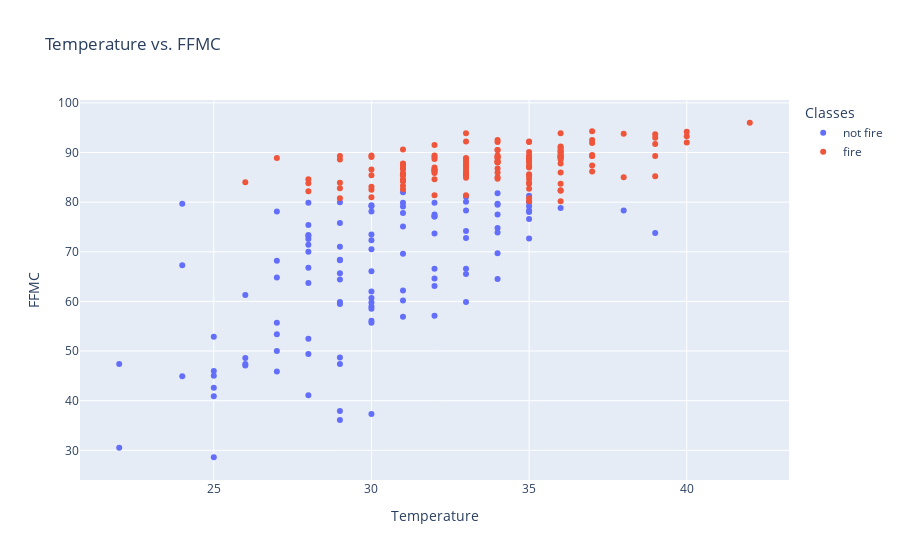
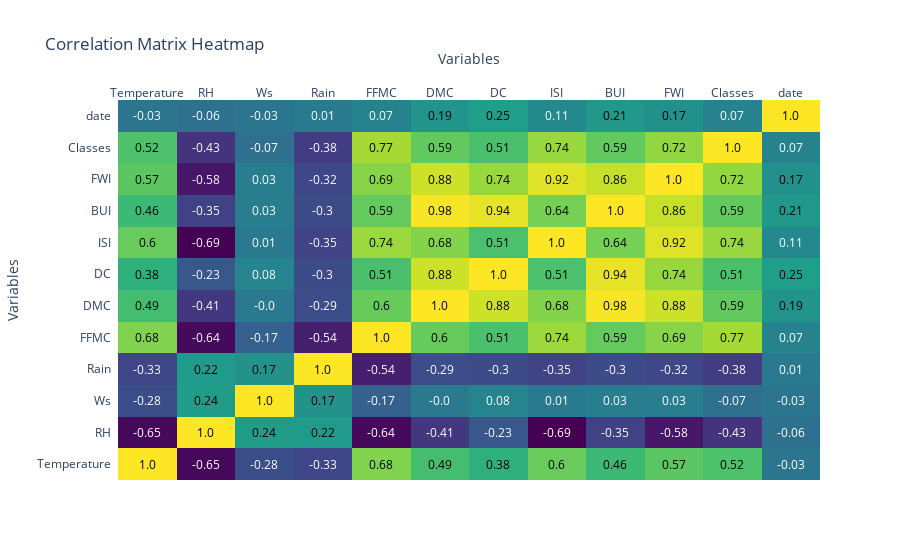

Here is the notebook cell these charts were saved with, in order:
### Markdown cell above
### Steps

1. Separated data into fire and no fire data
2. Ran t-test analysis on the variables against fire and no fire data to see how much they differ between groups, and whether they are statistically significant (on 0.05 level)

### Findings

- **Significant Features:** Temperature, RH, Rain, FFMC, DMC, DC, ISI, BUI, and FWI show significant differences between fire and no fire groups.
- **Non-Significant Feature:** Wind Speed (Ws) does not show a significant difference between the groups.

### Notes

- Out of the significant features, FFMC had the greatest difference between fire and no fire groups. Therefore, it will be used as an example in following analyses.

### Code cell
import plotly.express as px
import plotly.figure_factory as ff

pd.set_option('future.no_silent_downcasting', True)

fig = px.scatter(data, x='Temperature', y='FFMC', color='Classes', title='Temperature vs. FFMC')
fig.show()

data['Classes'] = data['Classes'].replace({'fire': 1, 'not fire': 0})

correlation_matrix = data.corr()
fig = ff.create_annotated_heatmap(
    z=correlation_matrix.values,
    x=list(correlation_matrix.columns),
    y=list(correlation_matrix.index),
    annotation_text=correlation_matrix.round(2).values,
    colorscale='Viridis'
)
fig.update_layout(title='Correlation Matrix Heatmap', xaxis_title='Variables', yaxis_title='Variables')
fig.show()

### Figure 1 — Plotly figure (JSON) as saved in the notebook; plotly's stock layout.template omitted (floating-point values rounded to 4 significant figures; data arrays with more than 128 entries replaced by an {"elided": "..."} marker saying what was removed)
{"data": [{"hovertemplate": "Classes=not fire<br>Temperature=%{x}<br>FFMC=%{y}<extra></extra>", "legendgroup": "not fire", "marker": {"color": "#636efa", "symbol": "circle"}, "mode": "markers", "name": "not fire", "orientation": "v", "showlegend": true, "type": "scatter", "x": [29, 29, 26, 25, 27, 25, 28, 27, 30, 28, 29, 30, 31, 31, 30, 31, 32, 29, 27, 32, 33, 35, 32, 33, 33, 31, 34, 34, 30, 28, 28, 27, 28, 36, 35, 35, 32, 35, 35, 28, 25, 22, 25, 29, 29, 31, 30, 30, 33, 30, 29, 25, 22, 24, 30, 31, 32, 29, 26, 31, 32, 26, 25, 32, 30, 29, 30, 32, 28, 27, 30, 27, 28, 29, 31, 33, 32, 31, 33, 33, 34, 28, 34, 34, 33, 39, 35, 29, 38, 30, 34, 35, 29, 28, 30, 30, 34, 29, 30, 34, 26, 28, 28, 27, 24, 24], "xaxis": "x", "y": [65.7, 64.4, 47.1, 28.6, 64.8, 52.9, 73.2, 50, 59, 49.4, 36.1, 37.3, 56.9, 79.9, 59.8, 79.1, 79.9, 59.9, 55.7, 63.1, 80.1, 80, 66.6, 66.6, 81.1, 75.1, 81.8, 73.9, 60.7, 72.6, 73.4, 68.2, 70, 78.8, 78, 76.6, 77.1, 81.3, 72.7, 52.5, 46, 30.5, 42.6, 68.4, 75.8, 69.6, 62, 56.1, 59.9, 58.5, 71, 40.9, 47.4, 44.9, 78.1, 77.8, 73.7, 68.3, 48.6, 82, 77.5, 47.4, 45, 57.1, 55.7, 48.7, 79.4, 77.1, 71.4, 78.1, 72.3, 53.4, 66.8, 47.4, 62.2, 65.5, 64.6, 60.2, 78.3, 74.2, 79.7, 63.7, 77.5, 74.8, 72.8, 73.8, 78.3, 80, 78.3, 70.5, 69.7, 79.2, 37.9, 75.4, 73.5, 66.1, 64.5, 59.5, 79.2, 79.5, 61.3, 79.9, 41.1, 45.9, 79.7, 67.3], "yaxis": "y"}, {"hovertemplate": "Classes=fire<br>Temperature=%{x}<br>FFMC=%{y}<extra></extra>", "legendgroup": "fire", "marker": {"color": "#EF553B", "symbol": "circle"}, "mode": "markers", "name": "fire", "orientation": "v", "showlegend": true, "type": "scatter", "x": {"elided": "137 int values"}, "xaxis": "x", "y": {"elided": "137 float values"}, "yaxis": "y"}], "layout": {"legend": {"title": {"text": "Classes"}, "tracegroupgap": 0}, "title": {"text": "Temperature vs. FFMC"}, "xaxis": {"anchor": "y", "domain": [0, 1], "title": {"text": "Temperature"}}, "yaxis": {"anchor": "x", "domain": [0, 1], "title": {"text": "FFMC"}}}}

### Figure 2 — Plotly figure (JSON) as saved in the notebook; plotly's stock layout.template omitted (floating-point values rounded to 4 significant figures; data arrays with more than 128 entries replaced by an {"elided": "..."} marker saying what was removed)
{"data": [{"colorscale": [[0, "#440154"], [0.1111, "#482878"], [0.2222, "#3e4989"], [0.3333, "#31688e"], [0.4444, "#26828e"], [0.5556, "#1f9e89"], [0.6667, "#35b779"], [0.7778, "#6ece58"], [0.8889, "#b5de2b"], [1, "#fde725"]], "reversescale": false, "showscale": false, "type": "heatmap", "x": ["Temperature", "RH", "Ws", "Rain", "FFMC", "DMC", "DC", "ISI", "BUI", "FWI", "Classes", "date"], "y": ["Temperature", "RH", "Ws", "Rain", "FFMC", "DMC", "DC", "ISI", "BUI", "FWI", "Classes", "date"], "z": {"elided": "12x12 float values"}}], "layout": {"annotations": [{"font": {"color": "#000000"}, "showarrow": false, "text": "1.0", "x": "Temperature", "xref": "x", "y": "Temperature", "yref": "y"}, {"font": {"color": "#FFFFFF"}, "showarrow": false, "text": "-0.65", "x": "RH", "xref": "x", "y": "Temperature", "yref": "y"}, {"font": {"color": "#FFFFFF"}, "showarrow": false, "text": "-0.28", "x": "Ws", "xref": "x", "y": "Temperature", "yref": "y"}, {"font": {"color": "#FFFFFF"}, "showarrow": false, "text": "-0.33", "x": "Rain", "xref": "x", "y": "Temperature", "yref": "y"}, {"font": {"color": "#000000"}, "showarrow": false, "text": "0.68", "x": "FFMC", "xref": "x", "y": "Temperature", "yref": "y"}, {"font": {"color": "#000000"}, "showarrow": false, "text": "0.49", "x": "DMC", "xref": "x", "y": "Temperature", "yref": "y"}, {"font": {"color": "#000000"}, "showarrow": false, "text": "0.38", "x": "DC", "xref": "x", "y": "Temperature", "yref": "y"}, {"font": {"color": "#000000"}, "showarrow": false, "text": "0.6", "x": "ISI", "xref": "x", "y": "Temperature", "yref": "y"}, {"font": {"color": "#000000"}, "showarrow": false, "text": "0.46", "x": "BUI", "xref": "x", "y": "Temperature", "yref": "y"}, {"font": {"color": "#000000"}, "showarrow": false, "text": "0.57", "x": "FWI", "xref": "x", "y": "Temperature", "yref": "y"}, {"font": {"color": "#000000"}, "showarrow": false, "text": "0.52", "x": "Classes", "xref": "x", "y": "Temperature", "yref": "y"}, {"font": {"color": "#FFFFFF"}, "showarrow": false, "text": "-0.03", "x": "date", "xref": "x", "y": "Temperature", "yref": "y"}, {"font": {"color": "#FFFFFF"}, "showarrow": false, "text": "-0.65", "x": "Temperature", "xref": "x", "y": "RH", "yref": "y"}, {"font": {"color": "#000000"}, "showarrow": false, "text": "1.0", "x": "RH", "xref": "x", "y": "RH", "yref": "y"}, {"font": {"color": "#000000"}, "showarrow": false, "text": "0.24", "x": "Ws", "xref": "x", "y": "RH", "yref": "y"}, {"font": {"color": "#000000"}, "showarrow": false, "text": "0.22", "x": "Rain", "xref": "x", "y": "RH", "yref": "y"}, {"font": {"color": "#FFFFFF"}, "showarrow": false, "text": "-0.64", "x": "FFMC", "xref": "x", "y": "RH", "yref": "y"}, {"font": {"color": "#FFFFFF"}, "showarrow": false, "text": "-0.41", "x": "DMC", "xref": "x", "y": "RH", "yref": "y"}, {"font": {"color": "#FFFFFF"}, "showarrow": false, "text": "-0.23", "x": "DC", "xref": "x", "y": "RH", "yref": "y"}, {"font": {"color": "#FFFFFF"}, "showarrow": false, "text": "-0.69", "x": "ISI", "xref": "x", "y": "RH", "yref": "y"}, {"font": {"color": "#FFFFFF"}, "showarrow": false, "text": "-0.35", "x": "BUI", "xref": "x", "y": "RH", "yref": "y"}, {"font": {"color": "#FFFFFF"}, "showarrow": false, "text": "-0.58", "x": "FWI", "xref": "x", "y": "RH", "yref": "y"}, {"font": {"color": "#FFFFFF"}, "showarrow": false, "text": "-0.43", "x": "Classes", "xref": "x", "y": "RH", "yref": "y"}, {"font": {"color": "#FFFFFF"}, "showarrow": false, "text": "-0.06", "x": "date", "xref": "x", "y": "RH", "yref": "y"}, {"font": {"color": "#FFFFFF"}, "showarrow": false, "text": "-0.28", "x": "Temperature", "xref": "x", "y": "Ws", "yref": "y"}, {"font": {"color": "#000000"}, "showarrow": false, "text": "0.24", "x": "RH", "xref": "x", "y": "Ws", "yref": "y"}, {"font": {"color": "#000000"}, "showarrow": false, "text": "1.0", "x": "Ws", "xref": "x", "y": "Ws", "yref": "y"}, {"font": {"color": "#000000"}, "showarrow": false, "text": "0.17", "x": "Rain", "xref": "x", "y": "Ws", "yref": "y"}, {"font": {"color": "#FFFFFF"}, "showarrow": false, "text": "-0.17", "x": "FFMC", "xref": "x", "y": "Ws", "yref": "y"}, {"font": {"color": "#FFFFFF"}, "showarrow": false, "text": "-0.0", "x": "DMC", "xref": "x", "y": "Ws", "yref": "y"}, {"font": {"color": "#FFFFFF"}, "showarrow": false, "text": "0.08", "x": "DC", "xref": "x", "y": "Ws", "yref": "y"}, {"font": {"color": "#FFFFFF"}, "showarrow": false, "text": "0.01", "x": "ISI", "xref": "x", "y": "Ws", "yref": "y"}, {"font": {"color": "#FFFFFF"}, "showarrow": false, "text": "0.03", "x": "BUI", "xref": "x", "y": "Ws", "yref": "y"}, {"font": {"color": "#FFFFFF"}, "showarrow": false, "text": "0.03", "x": "FWI", "xref": "x", "y": "Ws", "yref": "y"}, {"font": {"color": "#FFFFFF"}, "showarrow": false, "text": "-0.07", "x": "Classes", "xref": "x", "y": "Ws", "yref": "y"}, {"font": {"color": "#FFFFFF"}, "showarrow": false, "text": "-0.03", "x": "date", "xref": "x", "y": "Ws", "yref": "y"}, {"font": {"color": "#FFFFFF"}, "showarrow": false, "text": "-0.33", "x": "Temperature", "xref": "x", "y": "Rain", "yref": "y"}, {"font": {"color": "#000000"}, "showarrow": false, "text": "0.22", "x": "RH", "xref": "x", "y": "Rain", "yref": "y"}, {"font": {"color": "#000000"}, "showarrow": false, "text": "0.17", "x": "Ws", "xref": "x", "y": "Rain", "yref": "y"}, {"font": {"color": "#000000"}, "showarrow": false, "text": "1.0", "x": "Rain", "xref": "x", "y": "Rain", "yref": "y"}, {"font": {"color": "#FFFFFF"}, "showarrow": false, "text": "-0.54", "x": "FFMC", "xref": "x", "y": "Rain", "yref": "y"}, {"font": {"color": "#FFFFFF"}, "showarrow": false, "text": "-0.29", "x": "DMC", "xref": "x", "y": "Rain", "yref": "y"}, {"font": {"color": "#FFFFFF"}, "showarrow": false, "text": "-0.3", "x": "DC", "xref": "x", "y": "Rain", "yref": "y"}, {"font": {"color": "#FFFFFF"}, "showarrow": false, "text": "-0.35", "x": "ISI", "xref": "x", "y": "Rain", "yref": "y"}, {"font": {"color": "#FFFFFF"}, "showarrow": false, "text": "-0.3", "x": "BUI", "xref": "x", "y": "Rain", "yref": "y"}, {"font": {"color": "#FFFFFF"}, "showarrow": false, "text": "-0.32", "x": "FWI", "xref": "x", "y": "Rain", "yref": "y"}, {"font": {"color": "#FFFFFF"}, "showarrow": false, "text": "-0.38", "x": "Classes", "xref": "x", "y": "Rain", "yref": "y"}, {"font": {"color": "#FFFFFF"}, "showarrow": false, "text": "0.01", "x": "date", "xref": "x", "y": "Rain", "yref": "y"}, {"font": {"color": "#000000"}, "showarrow": false, "text": "0.68", "x": "Temperature", "xref": "x", "y": "FFMC", "yref": "y"}, {"font": {"color": "#FFFFFF"}, "showarrow": false, "text": "-0.64", "x": "RH", "xref": "x", "y": "FFMC", "yref": "y"}, {"font": {"color": "#FFFFFF"}, "showarrow": false, "text": "-0.17", "x": "Ws", "xref": "x", "y": "FFMC", "yref": "y"}, {"font": {"color": "#FFFFFF"}, "showarrow": false, "text": "-0.54", "x": "Rain", "xref": "x", "y": "FFMC", "yref": "y"}, {"font": {"color": "#000000"}, "showarrow": false, "text": "1.0", "x": "FFMC", "xref": "x", "y": "FFMC", "yref": "y"}, {"font": {"color": "#000000"}, "showarrow": false, "text": "0.6", "x": "DMC", "xref": "x", "y": "FFMC", "yref": "y"}, {"font": {"color": "#000000"}, "showarrow": false, "text": "0.51", "x": "DC", "xref": "x", "y": "FFMC", "yref": "y"}, {"font": {"color": "#000000"}, "showarrow": false, "text": "0.74", "x": "ISI", "xref": "x", "y": "FFMC", "yref": "y"}, {"font": {"color": "#000000"}, "showarrow": false, "text": "0.59", "x": "BUI", "xref": "x", "y": "FFMC", "yref": "y"}, {"font": {"color": "#000000"}, "showarrow": false, "text": "0.69", "x": "FWI", "xref": "x", "y": "FFMC", "yref": "y"}, {"font": {"color": "#000000"}, "showarrow": false, "text": "0.77", "x": "Classes", "xref": "x", "y": "FFMC", "yref": "y"}, {"font": {"color": "#FFFFFF"}, "showarrow": false, "text": "0.07", "x": "date", "xref": "x", "y": "FFMC", "yref": "y"}, {"font": {"color": "#000000"}, "showarrow": false, "text": "0.49", "x": "Temperature", "xref": "x", "y": "DMC", "yref": "y"}, {"font": {"color": "#FFFFFF"}, "showarrow": false, "text": "-0.41", "x": "RH", "xref": "x", "y": "DMC", "yref": "y"}, {"font": {"color": "#FFFFFF"}, "showarrow": false, "text": "-0.0", "x": "Ws", "xref": "x", "y": "DMC", "yref": "y"}, {"font": {"color": "#FFFFFF"}, "showarrow": false, "text": "-0.29", "x": "Rain", "xref": "x", "y": "DMC", "yref": "y"}, {"font": {"color": "#000000"}, "showarrow": false, "text": "0.6", "x": "FFMC", "xref": "x", "y": "DMC", "yref": "y"}, {"font": {"color": "#000000"}, "showarrow": false, "text": "1.0", "x": "DMC", "xref": "x", "y": "DMC", "yref": "y"}, {"font": {"color": "#000000"}, "showarrow": false, "text": "0.88", "x": "DC", "xref": "x", "y": "DMC", "yref": "y"}, {"font": {"color": "#000000"}, "showarrow": false, "text": "0.68", "x": "ISI", "xref": "x", "y": "DMC", "yref": "y"}, {"font": {"color": "#000000"}, "showarrow": false, "text": "0.98", "x": "BUI", "xref": "x", "y": "DMC", "yref": "y"}, {"font": {"color": "#000000"}, "showarrow": false, "text": "0.88", "x": "FWI", "xref": "x", "y": "DMC", "yref": "y"}, {"font": {"color": "#000000"}, "showarrow": false, "text": "0.59", "x": "Classes", "xref": "x", "y": "DMC", "yref": "y"}, {"font": {"color": "#000000"}, "showarrow": false, "text": "0.19", "x": "date", "xref": "x", "y": "DMC", "yref": "y"}, {"font": {"color": "#000000"}, "showarrow": false, "text": "0.38", "x": "Temperature", "xref": "x", "y": "DC", "yref": "y"}, {"font": {"color": "#FFFFFF"}, "showarrow": false, "text": "-0.23", "x": "RH", "xref": "x", "y": "DC", "yref": "y"}, {"font": {"color": "#FFFFFF"}, "showarrow": false, "text": "0.08", "x": "Ws", "xref": "x", "y": "DC", "yref": "y"}, {"font": {"color": "#FFFFFF"}, "showarrow": false, "text": "-0.3", "x": "Rain", "xref": "x", "y": "DC", "yref": "y"}, {"font": {"color": "#000000"}, "showarrow": false, "text": "0.51", "x": "FFMC", "xref": "x", "y": "DC", "yref": "y"}, {"font": {"color": "#000000"}, "showarrow": false, "text": "0.88", "x": "DMC", "xref": "x", "y": "DC", "yref": "y"}, {"font": {"color": "#000000"}, "showarrow": false, "text": "1.0", "x": "DC", "xref": "x", "y": "DC", "yref": "y"}, {"font": {"color": "#000000"}, "showarrow": false, "text": "0.51", "x": "ISI", "xref": "x", "y": "DC", "yref": "y"}, {"font": {"color": "#000000"}, "showarrow": false, "text": "0.94", "x": "BUI", "xref": "x", "y": "DC", "yref": "y"}, {"font": {"color": "#000000"}, "showarrow": false, "text": "0.74", "x": "FWI", "xref": "x", "y": "DC", "yref": "y"}, {"font": {"color": "#000000"}, "showarrow": false, "text": "0.51", "x": "Classes", "xref": "x", "y": "DC", "yref": "y"}, {"font": {"color": "#000000"}, "showarrow": false, "text": "0.25", "x": "date", "xref": "x", "y": "DC", "yref": "y"}, {"font": {"color": "#000000"}, "showarrow": false, "text": "0.6", "x": "Temperature", "xref": "x", "y": "ISI", "yref": "y"}, {"font": {"color": "#FFFFFF"}, "showarrow": false, "text": "-0.69", "x": "RH", "xref": "x", "y": "ISI", "yref": "y"}, {"font": {"color": "#FFFFFF"}, "showarrow": false, "text": "0.01", "x": "Ws", "xref": "x", "y": "ISI", "yref": "y"}, {"font": {"color": "#FFFFFF"}, "showarrow": false, "text": "-0.35", "x": "Rain", "xref": "x", "y": "ISI", "yref": "y"}, {"font": {"color": "#000000"}, "showarrow": false, "text": "0.74", "x": "FFMC", "xref": "x", "y": "ISI", "yref": "y"}, {"font": {"color": "#000000"}, "showarrow": false, "text": "0.68", "x": "DMC", "xref": "x", "y": "ISI", "yref": "y"}, {"font": {"color": "#000000"}, "showarrow": false, "text": "0.51", "x": "DC", "xref": "x", "y": "ISI", "yref": "y"}, {"font": {"color": "#000000"}, "showarrow": false, "text": "1.0", "x": "ISI", "xref": "x", "y": "ISI", "yref": "y"}, {"font": {"color": "#000000"}, "showarrow": false, "text": "0.64", "x": "BUI", "xref": "x", "y": "ISI", "yref": "y"}, {"font": {"color": "#000000"}, "showarrow": false, "text": "0.92", "x": "FWI", "xref": "x", "y": "ISI", "yref": "y"}, {"font": {"color": "#000000"}, "showarrow": false, "text": "0.74", "x": "Classes", "xref": "x", "y": "ISI", "yref": "y"}, {"font": {"color": "#FFFFFF"}, "showarrow": false, "text": "0.11", "x": "date", "xref": "x", "y": "ISI", "yref": "y"}, {"font": {"color": "#000000"}, "showarrow": false, "text": "0.46", "x": "Temperature", "xref": "x", "y": "BUI", "yref": "y"}, {"font": {"color": "#FFFFFF"}, "showarrow": false, "text": "-0.35", "x": "RH", "xref": "x", "y": "BUI", "yref": "y"}, {"font": {"color": "#FFFFFF"}, "showarrow": false, "text": "0.03", "x": "Ws", "xref": "x", "y": "BUI", "yref": "y"}, {"font": {"color": "#FFFFFF"}, "showarrow": false, "text": "-0.3", "x": "Rain", "xref": "x", "y": "BUI", "yref": "y"}, {"font": {"color": "#000000"}, "showarrow": false, "text": "0.59", "x": "FFMC", "xref": "x", "y": "BUI", "yref": "y"}, {"font": {"color": "#000000"}, "showarrow": false, "text": "0.98", "x": "DMC", "xref": "x", "y": "BUI", "yref": "y"}, {"font": {"color": "#000000"}, "showarrow": false, "text": "0.94", "x": "DC", "xref": "x", "y": "BUI", "yref": "y"}, {"font": {"color": "#000000"}, "showarrow": false, "text": "0.64", "x": "ISI", "xref": "x", "y": "BUI", "yref": "y"}, {"font": {"color": "#000000"}, "showarrow": false, "text": "1.0", "x": "BUI", "xref": "x", "y": "BUI", "yref": "y"}, {"font": {"color": "#000000"}, "showarrow": false, "text": "0.86", "x": "FWI", "xref": "x", "y": "BUI", "yref": "y"}, {"font": {"color": "#000000"}, "showarrow": false, "text": "0.59", "x": "Classes", "xref": "x", "y": "BUI", "yref": "y"}, {"font": {"color": "#000000"}, "showarrow": false, "text": "0.21", "x": "date", "xref": "x", "y": "BUI", "yref": "y"}, {"font": {"color": "#000000"}, "showarrow": false, "text": "0.57", "x": "Temperature", "xref": "x", "y": "FWI", "yref": "y"}, {"font": {"color": "#FFFFFF"}, "showarrow": false, "text": "-0.58", "x": "RH", "xref": "x", "y": "FWI", "yref": "y"}, {"font": {"color": "#FFFFFF"}, "showarrow": false, "text": "0.03", "x": "Ws", "xref": "x", "y": "FWI", "yref": "y"}, {"font": {"color": "#FFFFFF"}, "showarrow": false, "text": "-0.32", "x": "Rain", "xref": "x", "y": "FWI", "yref": "y"}, {"font": {"color": "#000000"}, "showarrow": false, "text": "0.69", "x": "FFMC", "xref": "x", "y": "FWI", "yref": "y"}, {"font": {"color": "#000000"}, "showarrow": false, "text": "0.88", "x": "DMC", "xref": "x", "y": "FWI", "yref": "y"}, {"font": {"color": "#000000"}, "showarrow": false, "text": "0.74", "x": "DC", "xref": "x", "y": "FWI", "yref": "y"}, {"font": {"color": "#000000"}, "showarrow": false, "text": "0.92", "x": "ISI", "xref": "x", "y": "FWI", "yref": "y"}, {"font": {"color": "#000000"}, "showarrow": false, "text": "0.86", "x": "BUI", "xref": "x", "y": "FWI", "yref": "y"}, {"font": {"color": "#000000"}, "showarrow": false, "text": "1.0", "x": "FWI", "xref": "x", "y": "FWI", "yref": "y"}, {"font": {"color": "#000000"}, "showarrow": false, "text": "0.72", "x": "Classes", "xref": "x", "y": "FWI", "yref": "y"}, {"font": {"color": "#000000"}, "showarrow": false, "text": "0.17", "x": "date", "xref": "x", "y": "FWI", "yref": "y"}, {"font": {"color": "#000000"}, "showarrow": false, "text": "0.52", "x": "Temperature", "xref": "x", "y": "Classes", "yref": "y"}, {"font": {"color": "#FFFFFF"}, "showarrow": false, "text": "-0.43", "x": "RH", "xref": "x", "y": "Classes", "yref": "y"}, {"font": {"color": "#FFFFFF"}, "showarrow": false, "text": "-0.07", "x": "Ws", "xref": "x", "y": "Classes", "yref": "y"}, {"font": {"color": "#FFFFFF"}, "showarrow": false, "text": "-0.38", "x": "Rain", "xref": "x", "y": "Classes", "yref": "y"}, {"font": {"color": "#000000"}, "showarrow": false, "text": "0.77", "x": "FFMC", "xref": "x", "y": "Classes", "yref": "y"}, {"font": {"color": "#000000"}, "showarrow": false, "text": "0.59", "x": "DMC", "xref": "x", "y": "Classes", "yref": "y"}, {"font": {"color": "#000000"}, "showarrow": false, "text": "0.51", "x": "DC", "xref": "x", "y": "Classes", "yref": "y"}, {"font": {"color": "#000000"}, "showarrow": false, "text": "0.74", "x": "ISI", "xref": "x", "y": "Classes", "yref": "y"}, {"font": {"color": "#000000"}, "showarrow": false, "text": "0.59", "x": "BUI", "xref": "x", "y": "Classes", "yref": "y"}, {"font": {"color": "#000000"}, "showarrow": false, "text": "0.72", "x": "FWI", "xref": "x", "y": "Classes", "yref": "y"}, {"font": {"color": "#000000"}, "showarrow": false, "text": "1.0", "x": "Classes", "xref": "x", "y": "Classes", "yref": "y"}, {"font": {"color": "#FFFFFF"}, "showarrow": false, "text": "0.07", "x": "date", "xref": "x", "y": "Classes", "yref": "y"}, {"font": {"color": "#FFFFFF"}, "showarrow": false, "text": "-0.03", "x": "Temperature", "xref": "x", "y": "date", "yref": "y"}, {"font": {"color": "#FFFFFF"}, "showarrow": false, "text": "-0.06", "x": "RH", "xref": "x", "y": "date", "yref": "y"}, {"font": {"color": "#FFFFFF"}, "showarrow": false, "text": "-0.03", "x": "Ws", "xref": "x", "y": "date", "yref": "y"}, {"font": {"color": "#FFFFFF"}, "showarrow": false, "text": "0.01", "x": "Rain", "xref": "x", "y": "date", "yref": "y"}, {"font": {"color": "#FFFFFF"}, "showarrow": false, "text": "0.07", "x": "FFMC", "xref": "x", "y": "date", "yref": "y"}, {"font": {"color": "#000000"}, "showarrow": false, "text": "0.19", "x": "DMC", "xref": "x", "y": "date", "yref": "y"}, {"font": {"color": "#000000"}, "showarrow": false, "text": "0.25", "x": "DC", "xref": "x", "y": "date", "yref": "y"}, {"font": {"color": "#FFFFFF"}, "showarrow": false, "text": "0.11", "x": "ISI", "xref": "x", "y": "date", "yref": "y"}, {"font": {"color": "#000000"}, "showarrow": false, "text": "0.21", "x": "BUI", "xref": "x", "y": "date", "yref": "y"}, {"font": {"color": "#000000"}, "showarrow": false, "text": "0.17", "x": "FWI", "xref": "x", "y": "date", "yref": "y"}, {"font": {"color": "#FFFFFF"}, "showarrow": false, "text": "0.07", "x": "Classes", "xref": "x", "y": "date", "yref": "y"}, {"font": {"color": "#000000"}, "showarrow": false, "text": "1.0", "x": "date", "xref": "x", "y": "date", "yref": "y"}], "title": {"text": "Correlation Matrix Heatmap"}, "xaxis": {"dtick": 1, "gridcolor": "rgb(0, 0, 0)", "side": "top", "ticks": "", "title": {"text": "Variables"}}, "yaxis": {"dtick": 1, "ticks": "", "ticksuffix": "  ", "title": {"text": "Variables"}}}}
